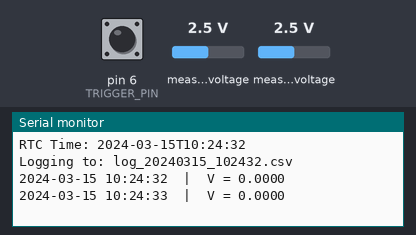
A sketch run on a simulated Arduino Uno, built with avr-gcc and run on an emulated ATmega328P. Shown: the last lines printed to the serial monitor. The test bench sets the inputs (shaded band); at power-on: pin 6 (TRIGGER_PIN) HIGH, measured voltage 2.5 V. The local clock reads 2024-03-15 10:24:30 at power-on unless the sketch sets it; storage starts empty.

Above: at 3.2 s.
3.3 s: pin 6 (TRIGGER_PIN) pulled LOW for 0.15 s
At 3.7 s:
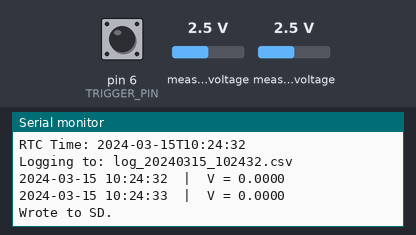
4.9 s: measured voltage (sensor 200) set to 0.1 V
At 5.9 s:
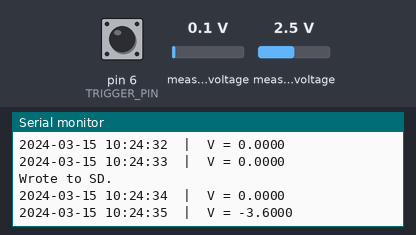
6.4 s: measured voltage (sensor 201) set to 0.1 V
At 7.7 s:
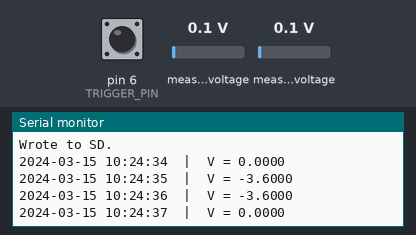
7.9 s: measured voltage (sensor 200) set to 1.2 V
At 8.9 s:
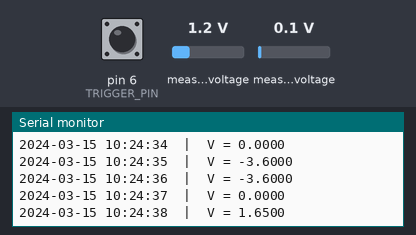
9.4 s: measured voltage (sensor 201) set to 1.2 V
At 10.5 s:
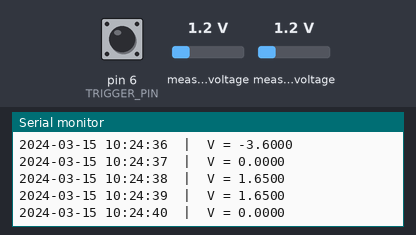
Timing chart, 0 to 11.9 s (numbered marks = the images above; inputs shaded):
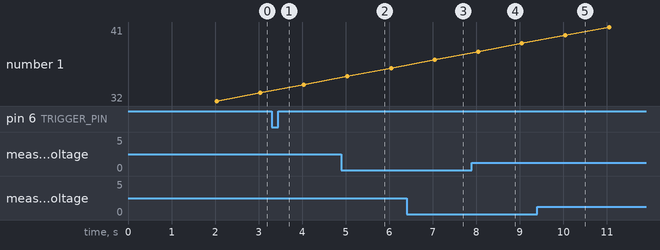

The sketch:

RP2040_Logger_RTC_Test.ino
```cpp
#include <Wire.h>
#include <RTClib.h>
#include <Adafruit_ADS1X15.h>
#include <SPI.h>
#include "SdFat.h"

// --------------------
// Objects
// --------------------
RTC_PCF8523 rtc;
Adafruit_ADS1015 ads;
SdFat sd;
File32 logfile;

// --------------------
// Pins
// --------------------
#define SD_CS_PIN 10
const int TRIGGER_PIN = 6;   // Write-to-SD trigger (falling edge)
bool lastTriggerState = HIGH;

SdSpiConfig config(SD_CS_PIN, DEDICATED_SPI, SD_SCK_MHZ(16));


// --------------------
// Timing
// --------------------
unsigned long lastPrint = 0;

// --------------------
// Filename Storage
// --------------------
char filename[40];

void printField(Print* pr, char sep, uint8_t v) {
  if (sep) {
    pr->write(sep);
  }
  if (v < 10) {
    pr->write('0');
  }
  pr->print(v);
}

void printNow(Print* pr) {
  DateTime now = rtc.now();
  pr->print(now.year());
  printField(pr, '-', now.month());
  printField(pr, '-', now.day());
  printField(pr, ' ', now.hour());
  printField(pr, ':', now.minute());
  printField(pr, ':', now.second());
}

// =====================================================
// SETUP
// =====================================================
void setup() {
  Serial.begin(115200);
  delay(2000);

  pinMode(TRIGGER_PIN, INPUT_PULLUP);

  // Start RTC
  if (!rtc.begin()) {
    Serial.println("RTC not found!");
    while (1);
  }

  // Print current time
  DateTime now = rtc.now();
  Serial.print("RTC Time: ");
  Serial.println(now.timestamp());

  // Start ADS1015
  ads.begin();
  ads.setGain(GAIN_ONE);  // ±4.096V → differential 0–1V is safe

  // Start SD card
  if (!sd.begin(config)) {
    Serial.println("SD init failed!");
    while (1);
  }

  // Create unique CSV filename with timestamp
  sprintf(filename, "log_%04d%02d%02d_%02d%02d%02d.csv",
          now.year(), now.month(), now.day(),
          now.hour(), now.minute(), now.second());

  logfile = sd.open(filename, FILE_WRITE);
  if (!logfile) {
    Serial.println("Could not create log file!");
    while (1);
  }

  // First row: human-readable timestamp
  logfile.print("Log Start Time,");
  logfile.println(now.timestamp());
  logfile.println("Timestamp,Voltage(V)");
  logfile.flush();

  Serial.print("Logging to: ");
  Serial.println(filename);
}

// =====================================================
// LOOP
// =====================================================
void loop() {
  unsigned long ms = millis();

  // -----------------------------
  // Read ADS1015 differential
  // -----------------------------
  int16_t raw = ads.readADC_Differential_0_1();
  float voltage = raw * 0.003;   // ADS1015 = 3mV/LSB in GAIN_ONE

  // -----------------------------
  // Print once per second
  // -----------------------------
  if (ms - lastPrint >= 1000) {
    //DateTime now = rtc.now();
    printNow(&Serial);
    //Serial.print(now.timestamp());
    Serial.print("  |  V = ");
    Serial.println(voltage, 4);
    lastPrint = ms;
  }

  // -----------------------------
  // Look for falling edge on D6
  // -----------------------------
  bool currentTrigger = digitalRead(TRIGGER_PIN);

  if (lastTriggerState == HIGH && currentTrigger == LOW) {
    // Falling edge detected → log to SD
    DateTime now = rtc.now();

    logfile.print(now.timestamp());
    logfile.print(",");
    logfile.println(voltage, 4);
    logfile.flush();

    Serial.println("Wrote to SD.");
  }

  lastTriggerState = currentTrigger;
}
```

Measured:
- after the input at 3.3 s, the serial monitor: prints a new line at once (image 1)
- after the input at 4.9 s, the serial monitor: prints a new line after 0.14 s (image 2)
- after the input at 6.4 s, the serial monitor: prints a new line after 0.65 s (image 3)
- after the input at 7.9 s, the serial monitor: prints a new line after 0.15 s (image 4)
- after the input at 9.4 s, the serial monitor: prints a new line after 0.65 s (image 5)
